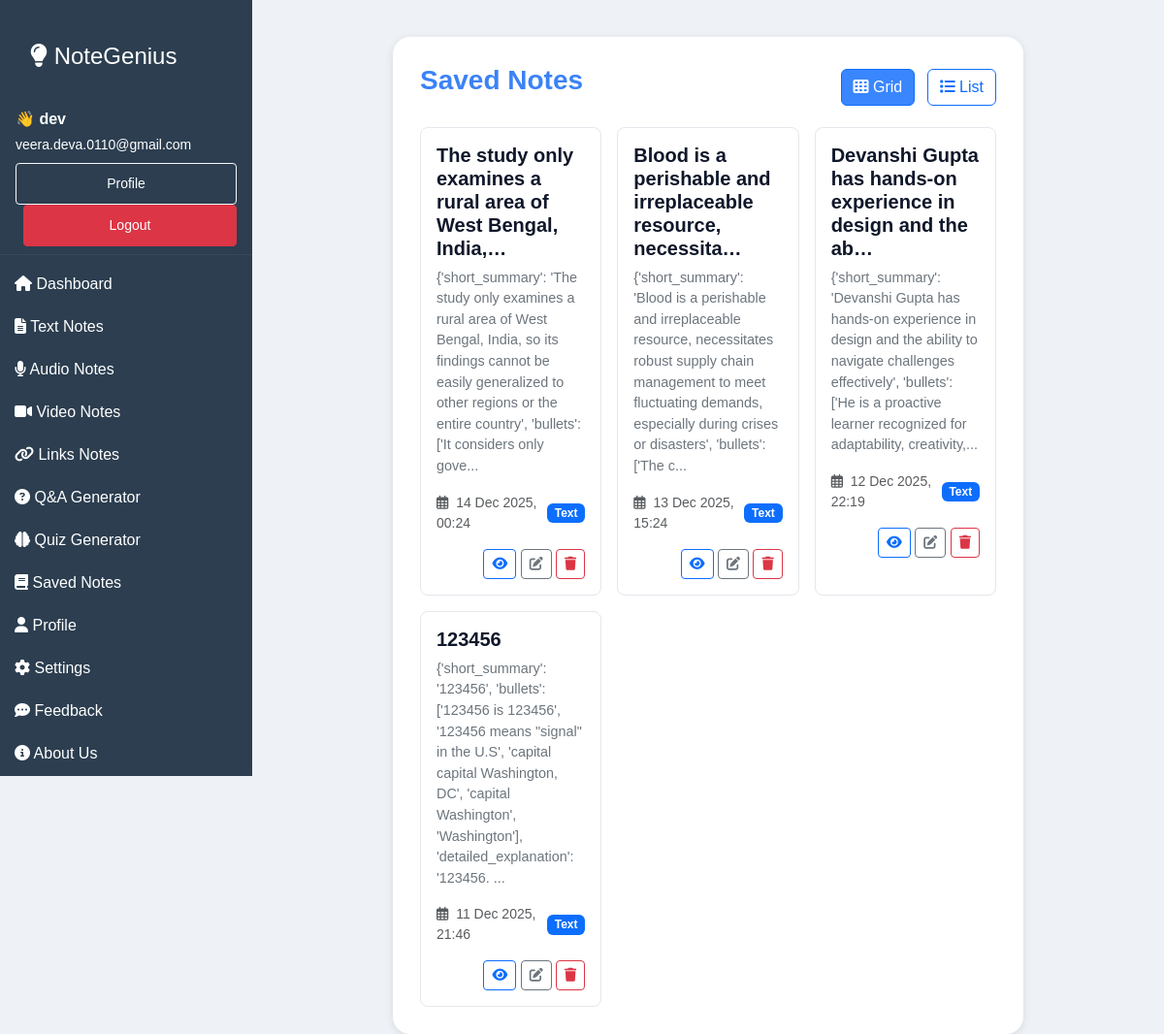
The app's page /savednotes/ (signed in) with its own data.
### myapp/models.py (models this page shows, shortened)
class Notes(models.Model):
    NOTE_TYPES = [
        ('text', 'Text'),
        ('audio', 'Audio'),
        ('video', 'Video'),
        ('qna', 'Q&A'),
        ('quiz', 'Quiz'),
        ('other', 'Other'),
    ]
    user = models.ForeignKey(User, on_delete=models.CASCADE, related_name="notes")
    title = models.CharField(max_length=200, blank=True)
    content = models.TextField()            # store either raw text OR JSON stringified payload
    note_type = models.CharField(max_length=20, choices=NOTE_TYPES, default='text')
    created_at = models.DateTimeField(auto_now_add=True)
    updated_at = models.DateTimeField(auto_now=True)
    class Meta:
        ordering = ['-created_at']
    @property
    def preview(self):
        return (self.content[:200] + '...') if len(self.content) > 200 else self.content

### myapp/views.py (the view)
# urls.py: path('savednotes/', views.savednotes, name='savednotes'),
@login_required
def savednotes(request):
    notes = Notes.objects.filter(user=request.user).order_by("-created_at")
    return render(request, "savednotes.html", {"notes": notes})

### myapp/templates/savednotes.html (shortened to what this page needs)
{% extends "index.html" %}
{% load static %}
{% block main %}
<section class="upload-section">
  <div class="upload-card saved-card">
    <div class="d-flex justify-content-between align-items-center mb-3">
      <h3>Saved Notes</h3>
      <div>
        <button class="btn btn-outline-primary me-2 toggle-btn active" id="gridBtn">
          <i class="fas fa-th"></i> Grid
        </button>
        <button class="btn btn-outline-primary toggle-btn" id="listBtn">
          <i class="fas fa-list"></i> List
        </button>
      </div>
    </div>
    <div class="row g-3" id="gridView">
      {% for note in notes %}
      <div class="col-md-4">
        <div class="saved-note-card p-3" style="background: var(--card-bg, #fff); border-radius:8px;">
          <h5 class="note-title">{{ note.title|default:"Untitled" }}</h5>
          <p class="note-preview">{{ note.preview|safe }}</p>
          <div class="d-flex justify-content-between align-items-center mt-3">
            <small class="text-muted">
              <i class="far fa-calendar-alt me-1"></i> {{ note.created_at|date:"j M Y, H:i" }}
            </small>
            <span class="badge bg-primary">{{ note.get_note_type_display }}</span>
          </div>
          <div class="mt-3 text-end">
            <a href="{% url 'view_note' note.id %}" class="btn btn-sm btn-outline-primary" title="View">
              <i class="fas fa-eye"></i>
            </a>
            <a href="{% url 'edit_note' note.id %}" class="btn btn-sm btn-outline-secondary" title="Edit">
              <i class="fas fa-edit"></i>
            </a>
            <form method="post" action="{% url 'delete_note' note.id %}" style="display:inline;">
              <button type="submit" class="btn btn-sm btn-outline-danger" title="Delete" onclick="return confirm('Delete this note?');">
                <i class="fas fa-trash"></i>
              </button>
            </form>
          </div>
        </div>
      </div>
      {% endfor %}
    </div>
  </div>
</section>
{% endblock %}

### myapp/templates/index.html (shortened to what this page needs)
{% load static %}
<!DOCTYPE html>
<html lang="en">
  <head>
    <link
      href="https://cdn.jsdelivr.net/npm/bootstrap@5.3.3/dist/css/bootstrap.min.css"
      rel="stylesheet"
    />
    <link
      rel="stylesheet"
      href="https://cdnjs.cloudflare.com/ajax/libs/font-awesome/6.4.0/css/all.min.css"
    />
    <link rel="stylesheet" href="{% static 'css/styles.css' %}" />
    <link rel="stylesheet" href="{% static 'css/textup.css' %}" />
    <link rel="stylesheet" href="{% static 'css/savednotes.css' %}" />
    <link rel="stylesheet" href="{% static 'css/QnA.css' %}" />
  </head>
  <body>
    <div class="desktop-sidebar d-none d-md-block">
      <a href="{% url 'home' %}" class="text-decoration-none">
        <h4 class="text-white px-3 pt-3">
          <i class="fas fa-lightbulb"></i> NoteGenius
        </h4>
      </a>
      <div class="px-3 py-2 mb-2" style="border-bottom:1px solid rgba(255,255,255,0.05);">
        {% if user.is_authenticated %}
          <div class="text-white mb-1"><strong>👋 {{ user.first_name|default:user.username }}</strong></div>
          <div class="small mb-2" style="color: white !important;">
    {{ user.email|default:'' }}
</div>
          <div>
            <a class="btn btn-sm btn-outline-light" href="{% url 'profile' %}">Profile</a>
            <a class="btn btn-sm btn-danger ms-2" href="{% url 'logout' %}">Logout</a>
          </div>
        {% else %}
          <a class="btn btn-sm btn-outline-light me-2" href="{% url 'login' %}">Login</a>
          <a class="btn btn-sm btn-success" href="{% url 'signup' %}">Signup</a>
        {% endif %}
      </div>
      <a href="/"><i class="fas fa-home"></i> Dashboard</a>
      <a href="{% url 'textup'%}"><i class="fas fa-file-alt"></i> Text Notes</a>
      <a href="{% url 'audio_upload' %}"><i class="fas fa-microphone"></i> Audio Notes</a>
      <a href="{% url 'video_upload' %}"><i class="fas fa-video"></i> Video Notes</a>
      <a href="{% url 'yt_link_page' %}"><i class="fas fa-link"></i> Links Notes</a>
      <a href="{% url 'qna_upload' %}"><i class="fas fa-question-circle"></i> Q&A Generator</a>
      <a href="{% url 'quiz_upload' %}"><i class="fas fa-brain"></i> Quiz Generator</a>
      <a href="{% url 'savednotes' %}"><i class="fas fa-book"></i> Saved Notes</a>
      <a href="{% url 'profile' %}"><i class="fas fa-user"></i> Profile</a>
      <a href="{% url 'settings' %}"><i class="fas fa-cog"></i> Settings</a>
      <a href="{% url 'feedback' %}"><i class="fas fa-comment-dots"></i> Feedback</a>
      <a href="{% url 'about' %}"><i class="fas fa-circle-info"></i> About Us</a>
    </div>
    <div class="content-with-sidebar">
      {% block main %}{% endblock %}
    </div>
  </body>
</html>

### myapp/static/css/styles.css (style rules this page uses)
* { margin: 0; padding: 0; box-sizing: border-box; }
body { font-family: Arial, sans-serif; min-height: 100vh; background-color: #f8f9fa; color: #0f172a; }
@media (min-width: 768px) { .desktop-sidebar { position: fixed; top: 0; left: 0; width: 220px; height: 100vh; background-color: #2c3e50; padding-top: 1rem; color: #ffffff; } }
@media (min-width: 768px) { .desktop-sidebar h4 { padding-bottom: 0.75rem; } }
@media (min-width: 768px) { .desktop-sidebar a { color: #ffffff; text-decoration: none; padding: 10px 15px; display: block; } }
@media (min-width: 768px) { .main-content, .upload-section { margin-left: 220px; padding: 20px; } }
h3 { text-align: center !important; font-weight: 700 !important; color: #3b82f6 !important; margin-bottom: 15px !important; }

### myapp/static/css/textup.css (style rules this page uses)
.upload-section { max-width: 900px; margin: auto; padding: 20px; }
.upload-card { background: #ffffff; padding: 25px 30px; border-radius: 14px; box-shadow: 0 2px 8px rgba(0, 0, 0, 0.1); }

### myapp/static/css/savednotes.css (style rules this page uses)
.saved-card { max-width: 1100px; margin: 0 auto; }
.saved-note-card { background: #ffffff; border-radius: 10px; padding: 18px; border: 1px solid #e4e7ec; transition: 0.2s ease; height: 100%; }
.saved-note-card .note-title { font-weight: 600; }
.saved-note-card .note-preview { color: #6c757d; font-size: 0.9rem; }
.toggle-btn.active { background-color: #3a86ff; color: #fff !important; }

### myapp/static/css/QnA.css (style rules this page uses)
.upload-card { background: #ffffff; border-radius: 18px; padding: 28px; max-width: 650px; margin: auto; }

### myapp/templates/index.html (style rules this page uses)
body { background: #eef2f7; color: #0f172a; }
:root { --sidebar-width: 260px; }
.desktop-sidebar { width: var(--sidebar-width); position: fixed; top: 0; left: 0; height: 100vh; overflow-y: auto; padding-top: 18px; }
.content-with-sidebar { margin-left: var(--sidebar-width); min-height: 100vh; padding: 18px 28px; box-sizing: border-box; }

### records on screen
Notes: title "The study only examines a rural area of West Bengal, India,…", preview "{'short_summary': 'The study only examines a rural area of West Bengal, India, so its findings cannot be easily generalized to other regions or the entire country', 'bullets': ['It considers only gove...", created_at "14 Dec 2025, 00:24", note_type "Text"
Notes: title "Blood is a perishable and irreplaceable resource, necessita…", preview "{'short_summary': 'Blood is a perishable and irreplaceable resource, necessitates robust supply chain management to meet fluctuating demands, especially during crises or disasters', 'bullets': ['The c...", created_at "13 Dec 2025, 15:24", note_type "Text"
Notes: title "Devanshi Gupta has hands-on experience in design and the ab…", preview "{'short_summary': 'Devanshi Gupta has hands-on experience in design and the ability to navigate challenges effectively', 'bullets': ['He is a proactive learner recognized for adaptability, creativity,...", created_at "12 Dec 2025, 22:19", note_type "Text"
Notes: title "123456", preview "{'short_summary': '123456', 'bullets': ['123456 is 123456', '123456 means \"signal\" in the U.S', 'capital capital Washington, DC', 'capital Washington', 'Washington'], 'detailed_explanation': '123456. ...", created_at "11 Dec 2025, 21:46", note_type "Text"

### other values on screen
{{ user.first_name|default:user.username }} "dev"
{{ user.email|default:'' }} "veera.deva.0110@gmail.com"
